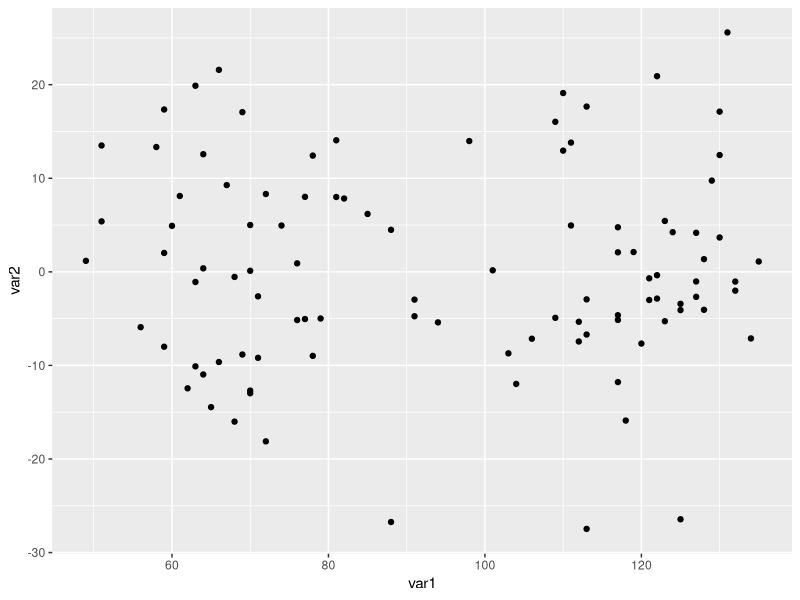

This figure's R source:
## ---- chunk 1
knitr::opts_chunk$set(echo = TRUE)
library(tidyverse)
library(patchwork)
## ---- chunk 2
372/910
## ---- chunk 3
278/910
## ---- chunk 4
57/910
## ---- chunk 5
cons <-57/372 
cat('conservative: ', cons)
lib <- 101/175
cat('liberal: ', lib)
## ---- chunk 6
R_sq <- 0.7052
r <- sqrt(R_sq)
print(r)
## ---- chunk 7
data <- read_csv('hw1_data.csv')
ggplot(data) + 
  geom_point(aes(x = var1, y = var2))
## ---- chunk 8
var1 <- data$var1
var2 <- data$var2
correlation <- cor(var1, var2)
print(correlation)
